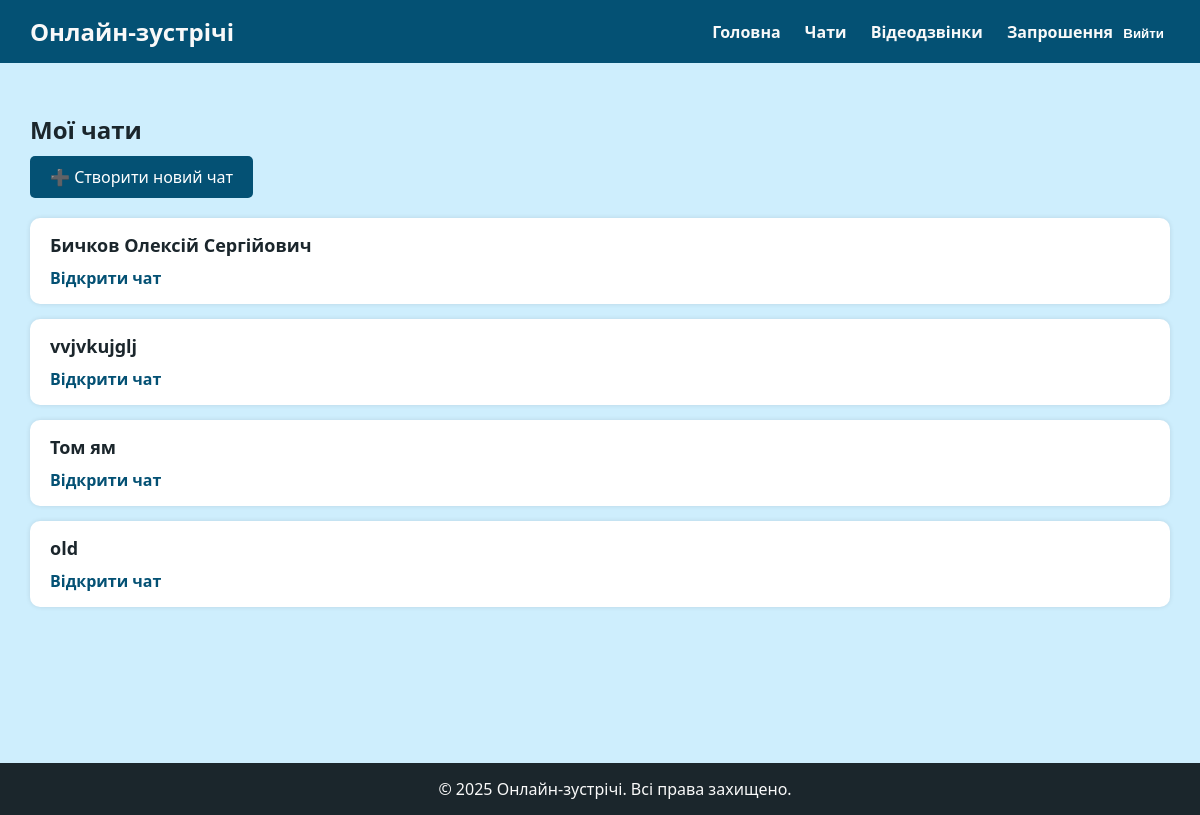
/chats/ (signed in), run on an earlier commit of the app's database.
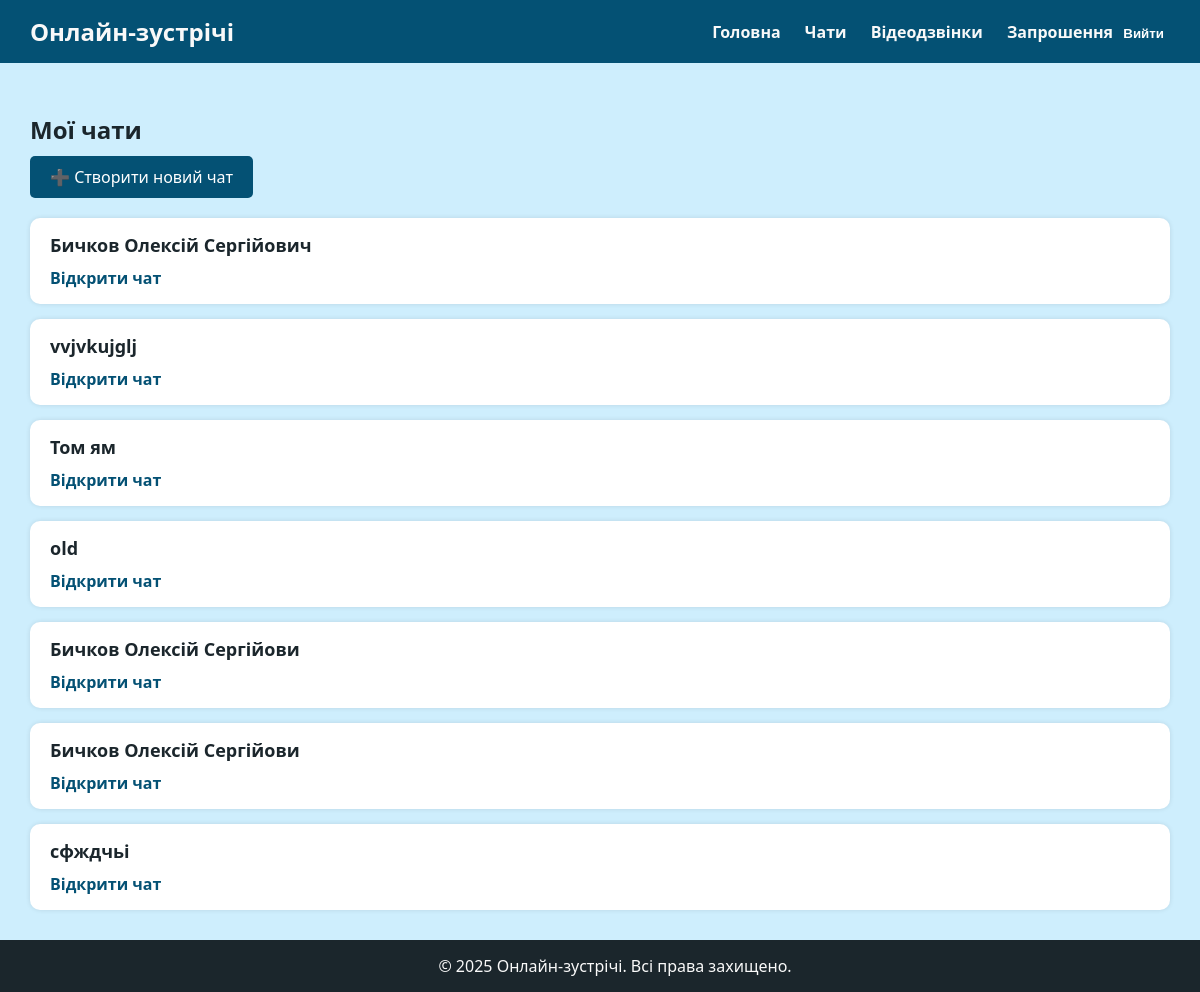
And on a later commit of the database.
### Project/models/chatRoom.py (models this page shows)
class ChatRoom(models.Model):
    name = models.CharField(max_length=100)
    is_private = models.BooleanField(default=False)
    participants = models.ManyToManyField(User)

### Project/views/chat_view.py (the view)
# urls.py: path('chats/', chat_list, name='chat_list'),
@login_required
def chat_list(request):
    rooms = ChatRoom.objects.filter(participants=request.user)
    return render(request, 'chat_list.html', {'rooms': rooms})

### templates/chat_list.html (shortened to what this page needs)
{% extends 'base.html' %}
{% block content %}
<h2>Мої чати</h2>
<div style="margin-bottom: 30px;">
    <a href="{% url 'create_chat' %}"
       style="background-color: var(--primary); color: white; border: none; padding: 10px 20px; border-radius: 5px; text-decoration: none;">
        ➕ Створити новий чат
    </a>
</div>
<div style="display: flex; flex-direction: column; gap: 15px;">
    {% for room in rooms %}
    <div style="background: white; padding: 15px 20px; border-radius: 10px; box-shadow: 0 0 5px rgba(0,0,0,0.1);">
        <div style="font-size: 18px; font-weight: bold;">{{ room.name }}</div>
        <div style="margin-top: 10px;">
            <a href="{% url 'chat_room' room.id %}" style="color: var(--primary); text-decoration: none; font-weight: bold;">
                Відкрити чат
            </a>
        </div>
    </div>
    {% empty %}
    <div style="font-style: italic;">У вас ще немає чатів.</div>
    {% endfor %}
</div>
{% endblock %}

What changed in the data, as far as the page shows it:
added ChatRoom: name "Бичков Олексій Сергійови"
added ChatRoom: name "Бичков Олексій Сергійови"
added ChatRoom: name "сфждчьі"
